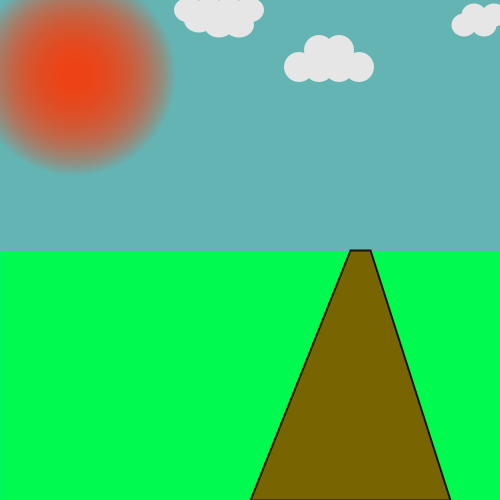
Frame 1 (no input)
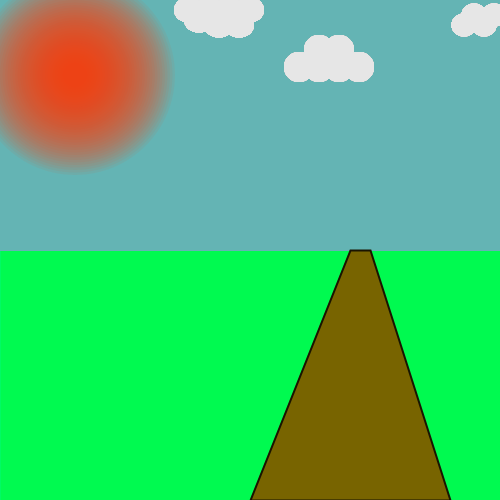
Frame 60 (the mouse pressed at the canvas centre just before this capture)
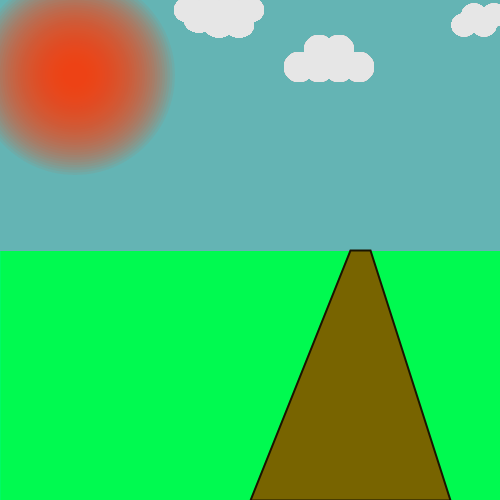
Frame 120 (the mouse held since frame 60 and released just before this capture)

The Processing sketch that drew these frames (run headless with seeded random() and noise(); from frame 60 on, the mouse is pressed at the canvas centre):

// Processing sketch: processing_51537
// ── processing_51537.pde

/*******************************************
 
 * Assignment 2
 * Name: Vivien Chen
 * E-mail: vtchen@brynmawr.edu
 * Course: CS 110- Section 02
 * Submitted: 2/7/2012
 
 * My Assignment 2 consists of a portrait of the ground and sky, divided equally in half: 
 green representing the grass on the ground and blue representing the sky. I also used
 a concentric circle with transparency to depict the horizon on the upper left hand corner. 
 Iteration is also used for the clouds in the sky, which forms multiple white ellipses. When 
 you mouseclick in the sky portion of the portrait, birds appear (which were formed by multiple curve vertices).
 The birds decrease in size as you click closer to the horizon line of the portrait. In addition
 if you click on the ground (grass) portion of the portrait, apple trees appear (which were 
 formed by a triangle, rectangle, and various small ellipses). As you click closes to the horizon
 line, the trees decrease in size.
 
 *********************************************/

void setup() {
  size (500, 500);
  stroke (0, 250, 100);
  fill (0, 250, 80);
  rect (0, 250, 500, 250); // Land/Ground

  stroke (100, 180, 180);
  fill (100, 180, 180);
  rect (0, 0, 500, 250); // Sky

  stroke (25, 20, 0);
  smooth();
  strokeWeight (2);
  fill (120, 100, 0);
  quad (350, 250, 370, 250, 450, 500, 250, 500);// pathway


  for (int i= 200; i>20; i-=5) {
    noStroke ();
    fill (255, 50, 0, 15);
    ellipse (150/2, 150/2, i, i);// concentric Horizon



    /*
    noStroke ();
     smooth();
     fill (100);
     beginShape();
     curveVertex (250, 100);
     curveVertex (250, 100);
     curveVertex (235, 85);
     curveVertex (220, 85);
     curveVertex (250, 100);
     curveVertex (250, 100);
     endShape ();// bird left wing
     
     noStroke ();
     smooth();
     fill (100);
     beginShape();
     curveVertex (250, 100);
     curveVertex (250, 100);
     curveVertex (275, 85);
     curveVertex (300, 85);
     curveVertex (250, 100);
     curveVertex (250, 100);
     endShape(); // bird right wing 
     
     smooth();
     noStroke();
     fill(0, 50, 20);
     ellipse (250, 365, 35, 35);
     ellipse (270, 350, 35, 35);
     ellipse (250, 336, 35, 35);
     ellipse (235, 350, 35, 35);//top tree
     smooth();
     fill (255, 0, 0);
     noStroke();
     ellipse (247, 350, 8, 8);
     ellipse (270, 370, 8, 8);
     ellipse (253, 325, 8, 8);
     ellipse (238, 365, 8, 8);//apples
     fill (50, 50, 0);
     noStroke ();
     rect (243, 380, 15, 30); // tree trunk
     */
  }
}

void draw() {
  drawCloud  (300, 50, 30, 30);
  drawCloud (280, 67, 30, 30);
  drawCloud (320, 67, 30, 30);// iteration for cloud1

  drawCloud (445, 25, 25, 23);
  drawCloud (455, 15, 25, 23);// iteration for cloud2

  drawCloud (200, 25, 30, 25);
  drawCloud (180, 20, 30, 25);
  drawCloud (210, 10, 30, 25);
  drawCloud (170, 10, 30, 25);//iteration for cloud3
}

void mousePressed() {
  if (mouseY<= height/2) {
    drawBird(mouseX, mouseY, (250-mouseY)/250.0);
    println(mouseY);
    println((250-mouseY)/250.0);
  }
  else if (mouseY>= height/2) {
    drawAppletree(mouseX, mouseY, ((mouseY-250)/250.0)+0.4);
    println (mouseY); // conditional for drawBird and drawAppletree
  }
  
}


void drawBird(int x, int y, float scal) {
  noStroke ();
  fill (100);
  beginShape();
  curveVertex (x, y);
  curveVertex (x, y);
  curveVertex (x-15*scal, y-15*scal);
  curveVertex (x-30*scal, y-15*scal);
  curveVertex (x, y);
  curveVertex (x, y);
  endShape ();// bird left wing

  noStroke ();
  fill (100);
  beginShape();
  curveVertex (x, y);
  curveVertex (x, y);
  curveVertex (x+25*scal, y-15*scal);
  curveVertex (x+50*scal, y-15*scal);
  curveVertex (x, y);
  curveVertex (x, y);
  endShape();// bird right wing
}

void drawAppletree (int x, int y, float scal) {
  smooth();
  noStroke();
  fill(0, 50, 20);
  ellipse (x+7*scal, y-15*scal, 35*scal, 35*scal);
  ellipse (x+27*scal, y-30*scal, 35*scal, 35*scal);
  ellipse (x+7*scal, y-44*scal, 35*scal, 35*scal);
  ellipse (x-8*scal, y-30*scal, 35*scal, 35*scal);//top tree//top tree
  smooth();
  fill (255, 0, 0);
  noStroke();
  ellipse (x+4*scal, y-30*scal, 8*scal, 8*scal);
  ellipse (x+27*scal, y-10*scal, 8*scal, 8*scal);
  ellipse (x+10*scal, y-55*scal, 8*scal, 8*scal);
  ellipse (x-5*scal, y-15*scal, 8*scal, 8*scal);//apples
  fill (50, 50, 0);
  noStroke ();
  rect (x, y, 15*scal, 30*scal); // tree trunk
}
/*
    smooth();
 noStroke();
 fill(0, 50, 20);
 ellipse (250, 365, 35, 35);
 ellipse (270, 350, 35, 35);
 ellipse (250, 336, 35, 35);
 ellipse (235, 350, 35, 35);//top tree
 smooth();
 fill (255, 0, 0);
 noStroke();
 ellipse (247, 350, 8, 8);
 ellipse (270, 370, 8, 8);
 ellipse (253, 325, 8, 8);
 ellipse (238, 365, 8, 8);//apples
 fill (50, 50, 0);
 noStroke ();
 rect (243, 380, 15, 30); // tree trunk
 */

void drawCloud (int x, int y, int w, int h) {
  fill(230);
  int z = x+25;
  for (int i=x; i< z; i++) {
    i = i + 19;
    ellipse (i, y, w, h);// cloud drawn by iteration
  }
}
